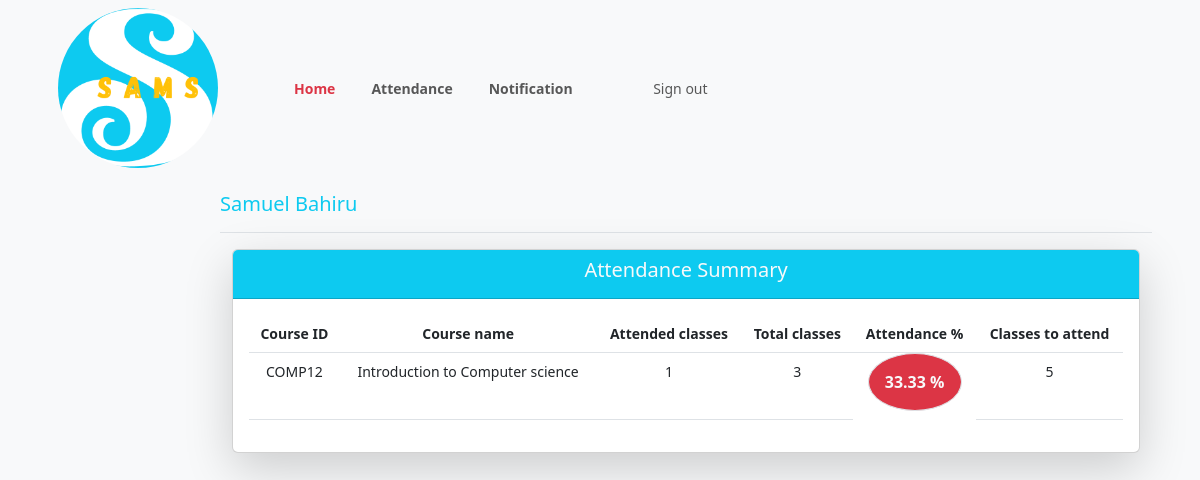
Screenshot of /student/1221/attendance/ (signed in) with the database file from the repository.
### samsApp/models.py (models this page shows, shortened)
class User(AbstractBaseUser, PermissionsMixin):
    email = models.EmailField(unique=True)
    first_name = models.CharField(max_length=30)
    last_name = models.CharField(max_length=30)
    is_active = models.BooleanField(default=True)
    is_teacher = models.BooleanField(default=False)
    is_student = models.BooleanField(default=False)
    is_admin = models.BooleanField(default=False)
    approved = models.BooleanField(_('Approved'), default = False)
    is_staff = models.BooleanField(default=False)
    is_superuser = models.BooleanField(default=False)
    objects = UserManager()
    USERNAME_FIELD = 'email'
    REQUIRED_FIELDS = ['first_name', 'last_name']

class AttendanceTotal(models.Model):
    course = models.ForeignKey(Course, on_delete=models.CASCADE)
    student = models.ForeignKey(Student, on_delete=models.CASCADE)
    class Meta:
        unique_together = (('student', 'course'),)
    @property
    def att_class(self):
        stud = Student.objects.get(USN=self.student)
        cr = Course.objects.get(name=self.course)
        att_class = Attendance.objects.filter(course=cr, student=stud, status='True').count()
        return att_class
    @property
    def total_class(self):
        stud = Student.objects.get(USN=self.student)
        cr = Course.objects.get(name=self.course)
        total_class = Attendance.objects.filter(course=cr, student=stud).count()
        return total_class
    @property
    def attendance(self):
        stud = Student.objects.get(USN=self.student)
        cr = Course.objects.get(name=self.course)
        total_class = Attendance.objects.filter(course=cr, student=stud).count()
        att_class = Attendance.objects.filter(course=cr, student=stud, status='True').count()
        if total_class == 0:
            attendance = 0
        else:
            attendance = round(att_class / total_class * 100, 2)
        return attendance
    @property
    def classes_to_attend(self):
        stud = Student.objects.get(USN=self.student)
        cr = Course.objects.get(name=self.course)
        total_class = Attendance.objects.filter(course=cr, student=stud).count()
        att_class = Attendance.objects.filter(course=cr, student=stud, status='True').count()
        cta = math.ceil((0.75 * total_class - att_class) / 0.25)
        if cta < 0:
            return 0
        return cta

class Course(models.Model):
    dept = models.ForeignKey(Dept, on_delete=models.CASCADE)
    id = models.CharField(primary_key=True, max_length=50)
    name = models.CharField(max_length=50)
    shortname = models.CharField(max_length=50)
    def __str__(self):
        return self.name

class Student(models.Model):
    user = models.OneToOneField(User, on_delete=models.CASCADE)
    class_id = models.ForeignKey(Class, on_delete=models.CASCADE, null=True)
    USN = models.CharField(primary_key='True', max_length=100)
    gender = models.CharField(max_length=50, choices=gender_choice)
    date_of_birth = models.DateField(null=True)
    batch = models.CharField(max_length=50, default='B1')
    def __str__(self):
        return self.USN

### samsApp/views.py (the view)
# urls.py: path('student/<slug:stud_id>/attendance/', views.student_attendance, name='student_attendance_url'),
@login_required()
def student_attendance(request, stud_id):
    stud = Student.objects.get(USN=stud_id)
    ass_list = Assign.objects.filter(class_id_id=stud.class_id)
    att_list = []
    for ass in ass_list:
        try:
            a = AttendanceTotal.objects.get(student=stud, course=ass.course )
        except AttendanceTotal.DoesNotExist:
            a = AttendanceTotal(student=stud, course=ass.course)
            a.save()
        att_list.append(a)
    return render(request, 'student_attendance.html', {'att_list': att_list})

### samsApp/templates/student_attendance.html (shortened to what this page needs)
{% load static %}
{% load avatar_tags %}
{% include "header.html" %}
{% include "student_header.html" %}
<div class="container-fluid">
  <div class="row">
    <div class="row">
      <div class="col d-flex justify-content-lg-end justify-content-md-end">
      </div>
<main class="col-md-9 ms-sm-auto col-lg-10 px-md-4">
  <div class="pt-3 pb-2 mb-3 border-bottom">
    <h1 class="h5 text-info text-capitalize">{{ request.user.first_name }} {{ request.user.last_name }}</h1>
  </div>
  <div class="container-fluid">
    <div class="row">
        <div class="col">
            <div class="card text-center shadow-lg">
                <div class="card-header bg-info text-light fw-bold">
                  <h3 class="h5">Attendance Summary</h3>
                </div>
                <div class="card-body">
                    <div class="table-responsive">
                      <table class="table table-hover">
                        <thead class="thead-light ">
                          <tr>
                              <th>Course ID</th>
                              <th>Course name</th>
                              <th>Attended classes</th>
                              <th>Total classes</th>
                              <th>Attendance %</th>
                              <th>Classes to attend</th>
                          </tr>
                        </thead>
                        <tbody>
                          {% for a in att_list %}
                          <tr>
                              <td>{{ a.course_id }}</td>
                              <td>{{a.course.name}}</td>
                              <td>{{ a.att_class }}</td>
                              <td>{{ a.total_class }}</td>
                              {% if a.attendance < 75 %}
                                  <td class="p-3 mb-2 btn bg-danger border rounded-circle text-light fw-bold">{{ a.attendance }} %</td>
                              {% else %}
                                  <td class="p-3 mb-2 btn bg-info border rounded-circle text-light fw-bold">{{ a.attendance }} %</td>
                              {% endif %}
                              <td>{{ a.classes_to_attend }}</td>
                          </tr>
                          {% empty %}
                                  <p>student has no courses</p>
                          {% endfor %}
                        </tbody>
                      </table>
                    </div>
                  </div>
              </div>
        </div>
    </div>
</div>
    </div>
</div>

### samsApp/static/styles.css (style rules this page uses)
body { font-size: .875rem; }

### rows the page displays
User: user.first_name "Samuel", user.last_name "Bahiru"
AttendanceTotal: course_id "COMP12", course.name "Introduction to Computer science", att_class "1", total_class "3", attendance "33.33", classes_to_attend "5"
